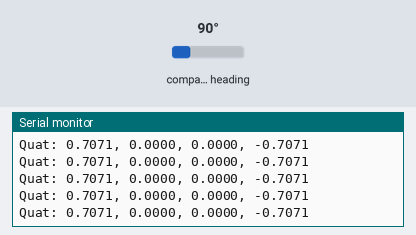
Bench run of a program on a simulated ESP32-S3. Parts: the last lines printed to the serial monitor. The inputs (shaded band) are chosen by the test bench; at power-on: compass heading 90°.

Above: at 1.7 s.
1.8 s: compass heading set to 7°
At 2.9 s:
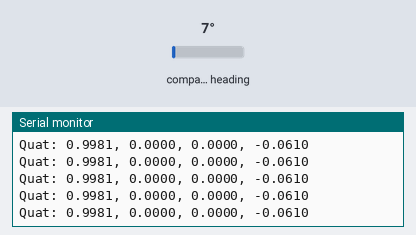
3.3 s: compass heading set to 180°
At 4.3 s:
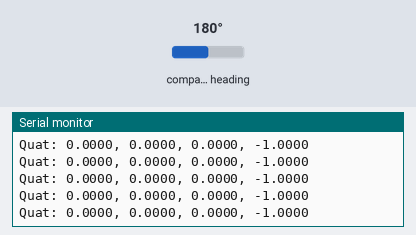
Timing chart, 0 to 6.3 s (numbered marks = the images above; inputs shaded):
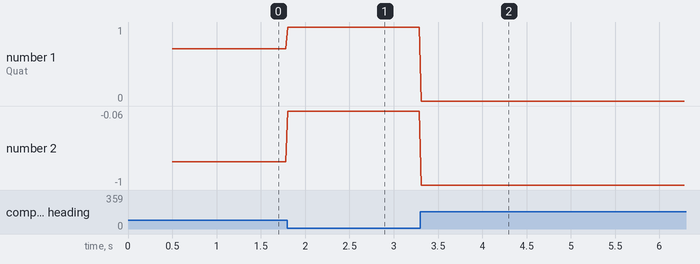

The program:

main.cpp
```cpp
#include <Arduino.h>
#include <Wire.h>
#include <Adafruit_Sensor.h>
#include <Adafruit_BNO055.h>
#include <utility/imumaths.h>

#define SDA_PIN 36
#define SCL_PIN 35

Adafruit_BNO055 bno = Adafruit_BNO055(55, 0x29, &Wire);

void setup() {
  Serial.begin(115200);
  Wire.begin(SDA_PIN, SCL_PIN, 100000);
  delay(500);

  if (!bno.begin()) {
    Serial.println("BNO055 not found!");
    while (1);
  }
}

void loop() {
  // Get Quaternions directly from the sensor hardware
  imu::Quaternion quat = bno.getQuat();

  // Print in the format expected by the Python parser
  Serial.print("Quat: ");
  Serial.print(quat.w(), 4);
  Serial.print(", ");
  Serial.print(quat.x(), 4);
  Serial.print(", ");
  Serial.print(quat.y(), 4);
  Serial.print(", ");
  Serial.println(quat.z(), 4);

  delay(20);
}

//cd C:\Users\MenMe\Documents\GitHub\GPS-Compass\_code\Python_IMU_viz
//cd C:\Users\MenMe\GitHub\GPS-Compass\_code\IMU_vis
//cd C:\Users\MenMe\GitHub\GPS-Compass\_code\IMU_vis\Python_IMU_vis

//cd C:\Users\MenMe\Documents\GitHub\Sumec-MiniSumo-HW\main_hw\IMU_vis\Python_IMU_vis
```

Measured:
- after the input at 1.8 s, the serial monitor: prints a new line at once (image 1)
- after the input at 3.3 s, the serial monitor: prints a new line at once (image 2)
- plotted number 1: 0.71 → 1 after the input at 1.8 s
- plotted number 2: -0.71 → -0.06 after the input at 1.8 s, -0.06 → -1 after the input at 3.3 s
